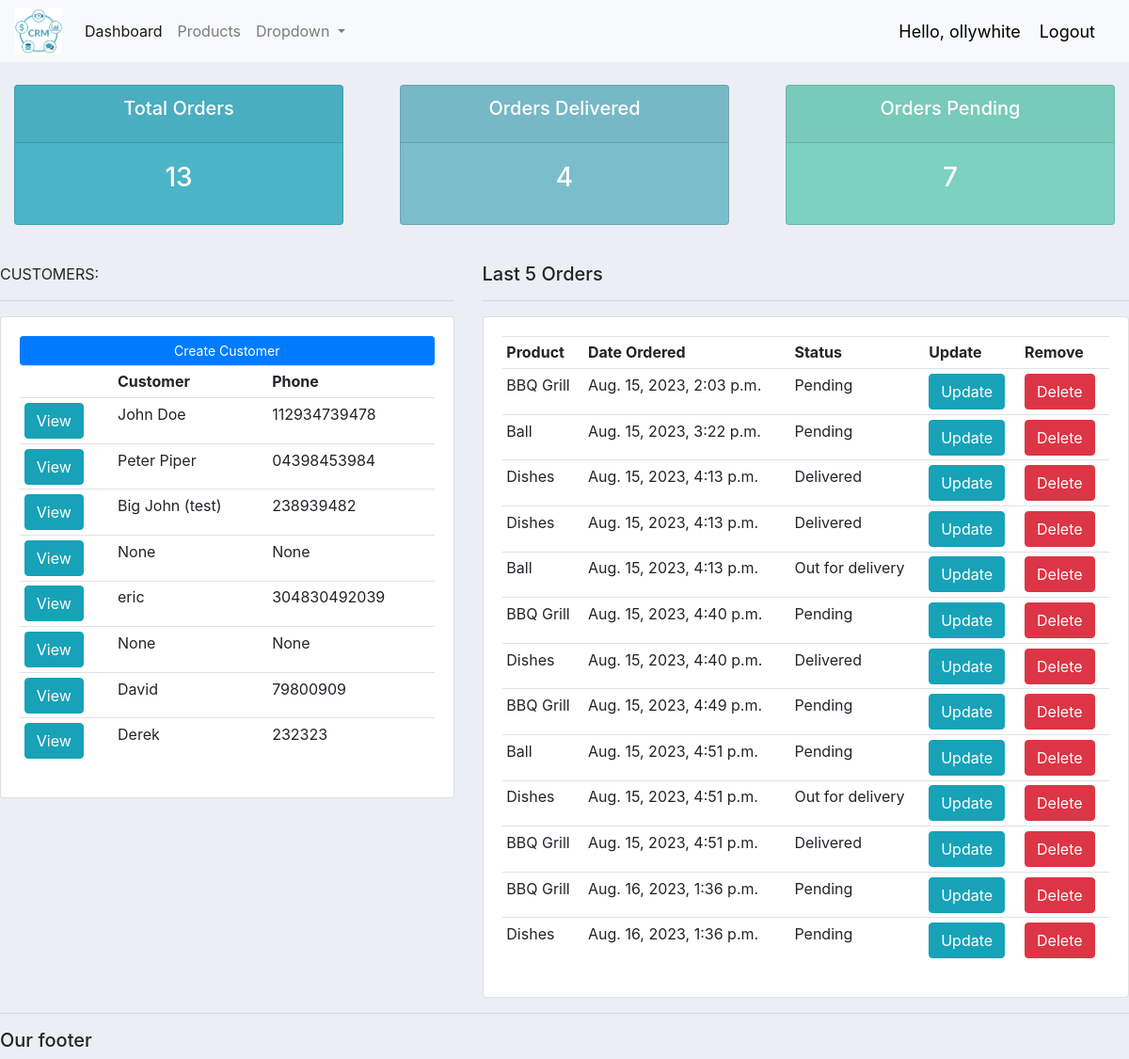
The app's page / (signed in) with its own data.
### accounts/models.py (models this page shows, shortened)
class Customer(models.Model):
	user = models.OneToOneField(User, null=True,blank=True, on_delete=models.CASCADE) #a one to one field means each customer=user
	name = models.CharField(max_length=200, null=True)
	phone = models.CharField(max_length=200, null=True)
	email = models.CharField(max_length=200, null=True)
	profile_pic = models.ImageField(default = "profile1.jpeg" ,null=True, blank=True)
	date_created = models.DateTimeField(auto_now_add=True, null=True)

class Order(models.Model):  #this is a one to Many relationship as it has relationships with Customer and Product
	STATUS = (
			('Pending', 'Pending'),
			('Out for delivery', 'Out for delivery'),
			('Delivered', 'Delivered'),
		)
	customer= models.ForeignKey(Customer, null=True, on_delete=models.SET_NULL)
	product = models.ForeignKey(Product, null=True, on_delete=models.SET_NULL)
	date_created = models.DateTimeField(auto_now_add=True, null=True)
	status = models.CharField(max_length=200, null=True, choices= STATUS)
	note = models.CharField(max_length=200, null=True)

class Product(models.Model):
	CATEGORY = (
			('Indoor','Indoor'),
			('Outdoor', 'Outdoor'),
		)
	name = models.CharField(max_length=200, null=True)
	price = models.FloatField(null=True)
	category = models.CharField(max_length=200, null=True, choices=CATEGORY)
	description = models.CharField(max_length=200, null=True, blank=True)
	date_created = models.DateTimeField(auto_now_add=True, null=True)
	tags = models.ManyToManyField(Tag)
	def __str__(self):
		return self.name

### accounts/decorators.py (the view)
	def wrapper_function(request, *args, **kwargs):
		group = None
		if request.user.groups.exists():
			group = request.user.groups.all()[0].name
		if group == 'customer':
			return redirect('user-page')
		if group =='admin':
			return view_func(request, *args, **kwargs)

### accounts/views.py (called while the page is built)
@login_required(login_url = 'login') #this is a decorator and means if you arent logged in you cant see the home page
@admin_only
def home(request):
	orders = Order.objects.all()
	customers = Customer.objects.all()
	total_customers = customers.count()
	total_orders = orders.count()
	delivered = orders.filter(status='Delivered').count()
	pending = orders.filter(status='Pending').count()
	context ={'orders':orders, 'customers':customers,
				'total_customers':total_customers,
				'total_orders':total_orders,
				'delivered':delivered,
				'pending':pending
				}
	return render(request, 'accounts/dashboard.html', context) #a dictioanry that is refercned in the html

### accounts/templates/accounts/dashboard.html
{% extends 'accounts/main.html' %}
{% block content %}
{% include 'accounts/status.html' %}
<br>
<div class="row">
	<div class="col-md-5"
		<h5>CUSTOMERS:</h5>
		<hr>
		<div class="card card-body">
			<a class="btn btn-primary btn-sm btn-block" href="">Create Customer</a>
			<table class="table table-sm">
				<tr>
					<th></th>
					<th>Customer</th>
					<th>Phone</th>
				</tr>
				{% for i in customers %}
					<tr>
						<td><a class="btn btn-small btn-info" href="{% url 'customer' i.id %}">View</a></td>
						<td>{{i.name}}</td>
						<td>{{i.phone}}</td>
					</tr>
				{% endfor %}
			</table>
		</div>
	</div>
	<div class="col-md-7">
		<h5>Last 5 Orders</h5>
		<hr>
		<div class="card card-body">
			<table class="table table-sm">
				<tr>
					<th>Product</th>
					<th>Date Ordered</th>
					<th>Status</th>
					<th>Update</th>
					<th>Remove</th>
				</tr>
				{% for i in orders %}
					<tr>
						<td>{{i.product}}</td>
						<td>{{i.date_created}}</td>
						<td>{{i.status}}</td>
						<td><a class="btn btn-small btn-info" href="{% url 'update_order' i.id %}">Update</a></td>
						<td><a class="btn btn-small btn-danger"href="{% url 'delete_order' i.id %}">Delete</a></td>
					</tr>
				{% endfor %}
			</table>
		</div>
	</div>
</div>
{% endblock %}

### accounts/templates/accounts/main.html (shortened to what this page needs)
{% load static %}
<!Doctype html>
<html>
<head>
	<link rel="stylesheet" href="https://cdn.jsdelivr.net/npm/bootstrap@4.0.0/dist/css/bootstrap.min.css">
	<link rel="stylesheet" type="text/css" href="{% static '/css/main.css' %}">
</head>
<body>
	{% include 'accounts/navbar.html' %}
		{% block content %}{% endblock %}
	<hr>
	<h5>Our footer</h5>
</body>
</html>

### accounts/templates/accounts/navbar.html (shortened to what this page needs)
{% load static %}
<nav class="navbar navbar-expand-lg navbar-light bg-light">
  <img src="{% static 'images/logo.png' %}" width="50", height="50" href="{url 'home'}">
  <div class="collapse navbar-collapse" id="navbarSupportedContent">
    <ul class="navbar-nav mr-auto">
      {% if request.user.is_staff %}
      <li class="nav-item active">
        <a class="nav-link" href="{% url 'home' %}">Dashboard <span class="sr-only">(current)</span></a>
      </li>
      <li class="nav-item">
        <a class="nav-link" href="{% url 'products' %}">Products</a>
      </li>
      <li class="nav-item dropdown">
        <a class="nav-link dropdown-toggle" href="#" id="navbarDropdown" role="button" data-toggle="dropdown" aria-haspopup="true" aria-expanded="false">
          Dropdown
        </a>
      </li>
      {% else %}
        <li class="nav-item">
          <a class="nav-link" href="{% url 'account' %}">Settings</a>
        </li>
      {% endif %}
    </ul>
  </div>
  <span class="hello-msg">Hello, {{request.user}}</span>
  <span><a class="hello-msg" href="{% url 'logout' %}">Logout</a></span>
</nav>

### accounts/templates/accounts/status.html
<br>
<div class="row">
  <div class="col">
    <div class="col-md">
      <div class="card text-center text-white mb-3" id="total-orders">
        <div class="card-header">
          <h5 class="card-title">Total Orders</h5>
        </div>
        <div class="card-body">
          <h3 class="card-title">{{total_orders}}</h3>
        </div>
      </div>
    </div>
  </div>
  <div class="col">
    <div class="col-md">
      <div class="card text-center text-white mb-3" id="orders-delivered">
        <div class="card-header">
          <h5 class="card-title">Orders Delivered</h5>
        </div>
        <div class="card-body">
          <h3 class="card-title">{{delivered}}</h3>
        </div>
      </div>
    </div>
  </div>
  <div class="col">
    <div class="col-md">
      <div class="card text-center text-white mb-3" id="orders-pending">
        <div class="card-header">
          <h5 class="card-title">Orders Pending</h5>
        </div>
        <div class="card-body">
          <h3 class="card-title">{{pending}}</h3>
        </div>
      </div>
    </div>
  </div>
</div>

### static/css/main.css (style rules this page uses)
body { background-color: #ebeff5; }
#total-orders { background-color: #4cb4c7; }
#orders-delivered { background-color: #7abecc; }
#orders-pending { background-color: #7CD1C0; }

### accounts/templates/accounts/navbar.html (style rules this page uses)
.hello-msg { font-size: 18px; color: #000000; margin-right: 20px; }

### records on screen
Customer: name "John Doe", phone "112934739478"
Customer: name "Peter Piper", phone "04398453984"
Customer: name "Big John (test)", phone "238939482"
Customer: name "None", phone "None"
Customer: name "eric", phone "304830492039"
Customer: name "None", phone "None"
Customer: name "David", phone "79800909"
Customer: name "Derek", phone "232323"
Order: product "BBQ Grill", date_created "Aug. 15, 2023, 2:03 p.m.", status "Pending"
Order: product "Ball", date_created "Aug. 15, 2023, 3:22 p.m.", status "Pending"
Order: product "Dishes", date_created "Aug. 15, 2023, 4:13 p.m.", status "Delivered"
Order: product "Dishes", date_created "Aug. 15, 2023, 4:13 p.m.", status "Delivered"
Order: product "Ball", date_created "Aug. 15, 2023, 4:13 p.m.", status "Out for delivery"
Order: product "BBQ Grill", date_created "Aug. 15, 2023, 4:40 p.m.", status "Pending"
Order: product "Dishes", date_created "Aug. 15, 2023, 4:40 p.m.", status "Delivered"
Order: product "BBQ Grill", date_created "Aug. 15, 2023, 4:49 p.m.", status "Pending"
Order: product "Ball", date_created "Aug. 15, 2023, 4:51 p.m.", status "Pending"
Order: product "Dishes", date_created "Aug. 15, 2023, 4:51 p.m.", status "Out for delivery"
Order: product "BBQ Grill", date_created "Aug. 15, 2023, 4:51 p.m.", status "Delivered"
Order: product "BBQ Grill", date_created "Aug. 16, 2023, 1:36 p.m.", status "Pending"
Order: product "Dishes", date_created "Aug. 16, 2023, 1:36 p.m.", status "Pending"

### other values on screen
{{ request.user }} "ollywhite"
{{ total_orders }} "13"
{{ delivered }} "4"
{{ pending }} "7"
